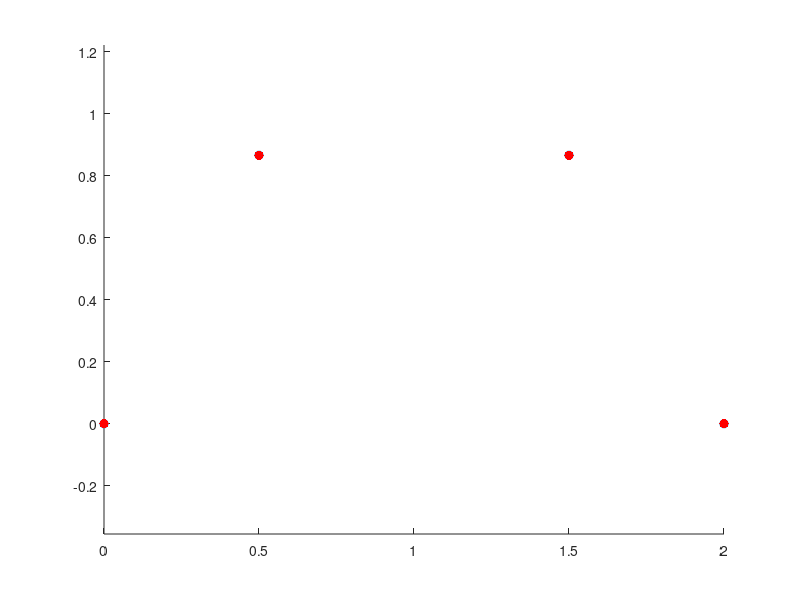

The MATLAB script that drew this image:
% Matlab script to create a lammps data file of a graphene sheet.

% INPUT PARAMETERS:
a  = 1.0;   % interatomic distance
nx = 1;     % number of repetitions in the x direction
ny = 1;     % number of repetitions in the y direction
filename = 'graphene.dat';
writeresults = true;
showresults = true;


% Size of the unit cell
A = 3*a;
B = sqrt(3)*a;

% Coordinates of the 4 atoms in the unit cell
base = [ 0.0 , 0.0 , 0.0 ;
         a/2 , B/2 , 0.0 ;
         A/2 , B/2 , 0.0 ;
         2*a , 0.0 , 0.0 ];

% Total number of atoms
N = length(base)*nx*ny;

% Calculate the coordinates of the atoms in the layer
coords = zeros(N,3);
id = 0;
for ix=0:(nx-1)
for iy=0:(ny-1)
    for iatom=1:length(base)
        id = id + 1;
        coords(id,:) = base(iatom,:)+[ix*A,iy*B,0];
    end
end
end


if showresults
    hold on
    plot(coords(:,1),coords(:,2),'o')
    plot(base(:,1),base(:,2),'.r','markersize',20)
    axis equal
end

if writeresults
    fid = fopen(filename,'w');
    fprintf(fid,'graphene a=%g\n',a);
    fprintf(fid,'%g atoms\n\n',N);
    fprintf(fid,'1 atom types\n\n');
    fprintf(fid,'0 %g xlo xhi\n',A*nx);
    fprintf(fid,'0 %g ylo yhi\n',B*ny);
    fprintf(fid,'-10 10 zlo zhi\n\n');
    fprintf(fid,'Masses\n\n');
    fprintf(fid,'1 12.0107\n\n');
    fprintf(fid,'Atoms\n\n');
    for i=1:N
        fprintf(fid,'%g 1 0 %g %g %g\n',i,coords(i,:));
    end
    fclose(fid);
end
